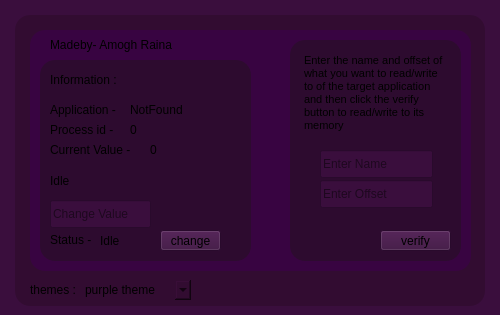
<?xml version="1.0" encoding="UTF-8"?>
<ui version="4.0">
 <class>MainWindow</class>
 <widget class="QMainWindow" name="MainWindow">
  <property name="geometry">
   <rect>
    <x>0</x>
    <y>0</y>
    <width>500</width>
    <height>315</height>
   </rect>
  </property>
  <property name="font">
   <font>
    <family>Tahoma</family>
   </font>
  </property>
  <property name="windowTitle">
   <string>MainWindow</string>
  </property>
  <property name="styleSheet">
   <string notr="true">background-color: rgb(58, 14, 61);</string>
  </property>
  <widget class="QWidget" name="centralwidget">
   <widget class="QLabel" name="label">
    <property name="geometry">
     <rect>
      <x>15</x>
      <y>15</y>
      <width>470</width>
      <height>291</height>
     </rect>
    </property>
    <property name="styleSheet">
     <string notr="true">border-radius:15px;
background-color: rgb(50, 12, 49);</string>
    </property>
    <property name="frameShape">
     <enum>QFrame::NoFrame</enum>
    </property>
    <property name="text">
     <string/>
    </property>
   </widget>
   <widget class="QLabel" name="label_2">
    <property name="geometry">
     <rect>
      <x>30</x>
      <y>30</y>
      <width>441</width>
      <height>241</height>
     </rect>
    </property>
    <property name="styleSheet">
     <string notr="true">background-color: rgb(56, 4, 65);
border-radius:15px;
</string>
    </property>
    <property name="text">
     <string/>
    </property>
   </widget>
   <widget class="QLabel" name="c">
    <property name="geometry">
     <rect>
      <x>50</x>
      <y>140</y>
      <width>101</width>
      <height>20</height>
     </rect>
    </property>
    <property name="font">
     <font>
      <family>Tahoma</family>
      <bold>false</bold>
     </font>
    </property>
    <property name="styleSheet">
     <string notr="true">background-color: rgb(45, 11, 47);</string>
    </property>
    <property name="text">
     <string>Current Value -</string>
    </property>
   </widget>
   <widget class="QLabel" name="label_currentvalue">
    <property name="geometry">
     <rect>
      <x>150</x>
      <y>140</y>
      <width>63</width>
      <height>20</height>
     </rect>
    </property>
    <property name="font">
     <font>
      <family>Tahoma</family>
     </font>
    </property>
    <property name="styleSheet">
     <string notr="true">background-color: rgb(45, 11, 47);</string>
    </property>
    <property name="text">
     <string>0</string>
    </property>
   </widget>
   <widget class="QLabel" name="label_5">
    <property name="geometry">
     <rect>
      <x>50</x>
      <y>100</y>
      <width>81</width>
      <height>20</height>
     </rect>
    </property>
    <property name="font">
     <font>
      <family>Tahoma</family>
      <bold>false</bold>
     </font>
    </property>
    <property name="styleSheet">
     <string notr="true">background-color: rgb(45, 11, 47);
</string>
    </property>
    <property name="text">
     <string>Application -</string>
    </property>
   </widget>
   <widget class="QLabel" name="label_name">
    <property name="geometry">
     <rect>
      <x>130</x>
      <y>100</y>
      <width>111</width>
      <height>20</height>
     </rect>
    </property>
    <property name="font">
     <font>
      <family>Tahoma</family>
      <bold>false</bold>
     </font>
    </property>
    <property name="styleSheet">
     <string notr="true">background-color: rgb(45, 11, 47);

</string>
    </property>
    <property name="text">
     <string>NotFound</string>
    </property>
   </widget>
   <widget class="QLabel" name="label_7">
    <property name="geometry">
     <rect>
      <x>50</x>
      <y>120</y>
      <width>81</width>
      <height>20</height>
     </rect>
    </property>
    <property name="font">
     <font>
      <family>Tahoma</family>
      <bold>false</bold>
     </font>
    </property>
    <property name="styleSheet">
     <string notr="true">background-color: rgb(45, 11, 47);</string>
    </property>
    <property name="text">
     <string>Process id -</string>
    </property>
   </widget>
   <widget class="QLabel" name="label_processid">
    <property name="geometry">
     <rect>
      <x>130</x>
      <y>120</y>
      <width>101</width>
      <height>20</height>
     </rect>
    </property>
    <property name="font">
     <font>
      <family>Tahoma</family>
      <bold>false</bold>
     </font>
    </property>
    <property name="styleSheet">
     <string notr="true">background-color: rgb(45, 11, 47);</string>
    </property>
    <property name="text">
     <string>0</string>
    </property>
   </widget>
   <widget class="QLabel" name="label_3">
    <property name="geometry">
     <rect>
      <x>40</x>
      <y>60</y>
      <width>211</width>
      <height>201</height>
     </rect>
    </property>
    <property name="styleSheet">
     <string notr="true">background-color: rgb(45, 11, 47);
border-radius:15px;
</string>
    </property>
    <property name="text">
     <string/>
    </property>
   </widget>
   <widget class="QLabel" name="label_4">
    <property name="geometry">
     <rect>
      <x>50</x>
      <y>70</y>
      <width>91</width>
      <height>20</height>
     </rect>
    </property>
    <property name="font">
     <font>
      <family>Tahoma</family>
     </font>
    </property>
    <property name="styleSheet">
     <string notr="true">background-color: rgb(45, 11, 47);


</string>
    </property>
    <property name="text">
     <string>Information :</string>
    </property>
   </widget>
   <widget class="QLineEdit" name="lineEdit">
    <property name="geometry">
     <rect>
      <x>320</x>
      <y>180</y>
      <width>113</width>
      <height>28</height>
     </rect>
    </property>
    <property name="font">
     <font>
      <family>Tahoma</family>
     </font>
    </property>
    <property name="focusPolicy">
     <enum>Qt::ClickFocus</enum>
    </property>
    <property name="styleSheet">
     <string notr="true">
background-color: rgb(58, 14, 61);
</string>
    </property>
    <property name="placeholderText">
     <string>Enter Offset</string>
    </property>
   </widget>
   <widget class="QPushButton" name="pushButton">
    <property name="geometry">
     <rect>
      <x>380</x>
      <y>230</y>
      <width>71</width>
      <height>21</height>
     </rect>
    </property>
    <property name="font">
     <font>
      <family>Tahoma</family>
      <pointsize>9</pointsize>
     </font>
    </property>
    <property name="styleSheet">
     <string notr="true"/>
    </property>
    <property name="text">
     <string>verify</string>
    </property>
    <property name="checkable">
     <bool>false</bool>
    </property>
   </widget>
   <widget class="QLabel" name="label_6">
    <property name="geometry">
     <rect>
      <x>290</x>
      <y>40</y>
      <width>171</width>
      <height>221</height>
     </rect>
    </property>
    <property name="font">
     <font>
      <family>Tahoma</family>
     </font>
    </property>
    <property name="styleSheet">
     <string notr="true">background-color: rgb(45, 11, 47);
border-radius:15px;
</string>
    </property>
    <property name="text">
     <string/>
    </property>
   </widget>
   <widget class="QTextEdit" name="textEdit">
    <property name="geometry">
     <rect>
      <x>300</x>
      <y>50</y>
      <width>151</width>
      <height>101</height>
     </rect>
    </property>
    <property name="font">
     <font>
      <family>Tahoma</family>
      <pointsize>7</pointsize>
     </font>
    </property>
    <property name="styleSheet">
     <string notr="true">background-color: rgb(45, 11, 47);
</string>
    </property>
    <property name="frameShape">
     <enum>QFrame::NoFrame</enum>
    </property>
    <property name="readOnly">
     <bool>true</bool>
    </property>
    <property name="html">
     <string>&lt;!DOCTYPE HTML PUBLIC &quot;-//W3C//DTD HTML 4.0//EN&quot; &quot;http://www.w3.org/TR/REC-html40/strict.dtd&quot;&gt;
&lt;html&gt;&lt;head&gt;&lt;meta name=&quot;qrichtext&quot; content=&quot;1&quot; /&gt;&lt;meta charset=&quot;utf-8&quot; /&gt;&lt;style type=&quot;text/css&quot;&gt;
p, li { white-space: pre-wrap; }
hr { height: 1px; border-width: 0; }
li.unchecked::marker { content: &quot;\2610&quot;; }
li.checked::marker { content: &quot;\2612&quot;; }
&lt;/style&gt;&lt;/head&gt;&lt;body style=&quot; font-family:'Tahoma'; font-size:7pt; font-weight:400; font-style:normal;&quot;&gt;
&lt;p style=&quot; margin-top:0px; margin-bottom:0px; margin-left:0px; margin-right:0px; -qt-block-indent:0; text-indent:0px;&quot;&gt;&lt;span style=&quot; font-size:8pt;&quot;&gt;Enter the name and offset of what you want to read/write to of the target application and then click the verify button to read/write to its memory&lt;/span&gt;&lt;/p&gt;&lt;/body&gt;&lt;/html&gt;</string>
    </property>
   </widget>
   <widget class="QLineEdit" name="lineEdit_2">
    <property name="geometry">
     <rect>
      <x>320</x>
      <y>150</y>
      <width>113</width>
      <height>28</height>
     </rect>
    </property>
    <property name="font">
     <font>
      <family>Tahoma</family>
     </font>
    </property>
    <property name="focusPolicy">
     <enum>Qt::ClickFocus</enum>
    </property>
    <property name="styleSheet">
     <string notr="true">
background-color: rgb(58, 14, 61);
</string>
    </property>
    <property name="placeholderText">
     <string>Enter Name</string>
    </property>
   </widget>
   <widget class="QLineEdit" name="lineEdit_changevalue">
    <property name="geometry">
     <rect>
      <x>50</x>
      <y>200</y>
      <width>101</width>
      <height>28</height>
     </rect>
    </property>
    <property name="font">
     <font>
      <family>Tahoma</family>
     </font>
    </property>
    <property name="placeholderText">
     <string>Change Value</string>
    </property>
   </widget>
   <widget class="QPushButton" name="pushButton_2">
    <property name="geometry">
     <rect>
      <x>160</x>
      <y>230</y>
      <width>61</width>
      <height>21</height>
     </rect>
    </property>
    <property name="font">
     <font>
      <family>Tahoma</family>
     </font>
    </property>
    <property name="styleSheet">
     <string notr="true"/>
    </property>
    <property name="text">
     <string>change</string>
    </property>
    <property name="checkable">
     <bool>false</bool>
    </property>
   </widget>
   <widget class="QLabel" name="label_8">
    <property name="geometry">
     <rect>
      <x>50</x>
      <y>130</y>
      <width>91</width>
      <height>20</height>
     </rect>
    </property>
    <property name="font">
     <font>
      <family>Tahoma</family>
      <pointsize>8</pointsize>
     </font>
    </property>
    <property name="styleSheet">
     <string notr="true">background-color: rgb(45, 11, 47);
</string>
    </property>
    <property name="text">
     <string>Memory Status :</string>
    </property>
   </widget>
   <widget class="QLabel" name="label_idle">
    <property name="geometry">
     <rect>
      <x>50</x>
      <y>170</y>
      <width>191</width>
      <height>21</height>
     </rect>
    </property>
    <property name="font">
     <font>
      <family>Tahoma</family>
      <pointsize>9</pointsize>
     </font>
    </property>
    <property name="styleSheet">
     <string notr="true">background-color: rgb(45, 11, 47);
</string>
    </property>
    <property name="text">
     <string>Idle</string>
    </property>
   </widget>
   <widget class="QLabel" name="label_idle_2">
    <property name="geometry">
     <rect>
      <x>100</x>
      <y>230</y>
      <width>51</width>
      <height>21</height>
     </rect>
    </property>
    <property name="font">
     <font>
      <family>Tahoma</family>
     </font>
    </property>
    <property name="styleSheet">
     <string notr="true">background-color: rgb(45, 11, 47);
</string>
    </property>
    <property name="text">
     <string>Idle</string>
    </property>
   </widget>
   <widget class="QLabel" name="label_10">
    <property name="geometry">
     <rect>
      <x>50</x>
      <y>230</y>
      <width>51</width>
      <height>20</height>
     </rect>
    </property>
    <property name="font">
     <font>
      <family>Tahoma</family>
      <bold>false</bold>
     </font>
    </property>
    <property name="styleSheet">
     <string notr="true">background-color: rgb(45, 11, 47);
</string>
    </property>
    <property name="text">
     <string>Status -</string>
    </property>
   </widget>
   <widget class="QLabel" name="c_2">
    <property name="geometry">
     <rect>
      <x>50</x>
      <y>35</y>
      <width>151</width>
      <height>20</height>
     </rect>
    </property>
    <property name="font">
     <font>
      <family>Tahoma</family>
      <bold>false</bold>
     </font>
    </property>
    <property name="styleSheet">
     <string notr="true">background-color: rgb(56, 4, 65);
</string>
    </property>
    <property name="text">
     <string>Madeby- Amogh Raina</string>
    </property>
   </widget>
   <widget class="QComboBox" name="comboBox">
    <property name="geometry">
     <rect>
      <x>80</x>
      <y>280</y>
      <width>111</width>
      <height>20</height>
     </rect>
    </property>
    <property name="font">
     <font>
      <family>Tahoma</family>
     </font>
    </property>
    <property name="styleSheet">
     <string notr="true">border-radius:5px;
background-color: rgb(50, 12, 49);</string>
    </property>
    <property name="frame">
     <bool>true</bool>
    </property>
    <item>
     <property name="text">
      <string>purple theme</string>
     </property>
    </item>
    <item>
     <property name="text">
      <string>dark theme</string>
     </property>
    </item>
   </widget>
   <widget class="QLabel" name="label_9">
    <property name="geometry">
     <rect>
      <x>30</x>
      <y>280</y>
      <width>51</width>
      <height>20</height>
     </rect>
    </property>
    <property name="font">
     <font>
      <family>Tahoma</family>
     </font>
    </property>
    <property name="styleSheet">
     <string notr="true">background-color: rgb(50, 12, 49);


</string>
    </property>
    <property name="text">
     <string>themes :</string>
    </property>
   </widget>
   <zorder>label_8</zorder>
   <zorder>label</zorder>
   <zorder>label_2</zorder>
   <zorder>label_3</zorder>
   <zorder>c</zorder>
   <zorder>label_5</zorder>
   <zorder>label_name</zorder>
   <zorder>label_7</zorder>
   <zorder>label_currentvalue</zorder>
   <zorder>label_processid</zorder>
   <zorder>label_4</zorder>
   <zorder>label_6</zorder>
   <zorder>lineEdit</zorder>
   <zorder>pushButton</zorder>
   <zorder>textEdit</zorder>
   <zorder>lineEdit_2</zorder>
   <zorder>lineEdit_changevalue</zorder>
   <zorder>pushButton_2</zorder>
   <zorder>label_idle</zorder>
   <zorder>label_idle_2</zorder>
   <zorder>label_10</zorder>
   <zorder>c_2</zorder>
   <zorder>comboBox</zorder>
   <zorder>label_9</zorder>
  </widget>
 </widget>
 <resources/>
 <connections/>
</ui>
